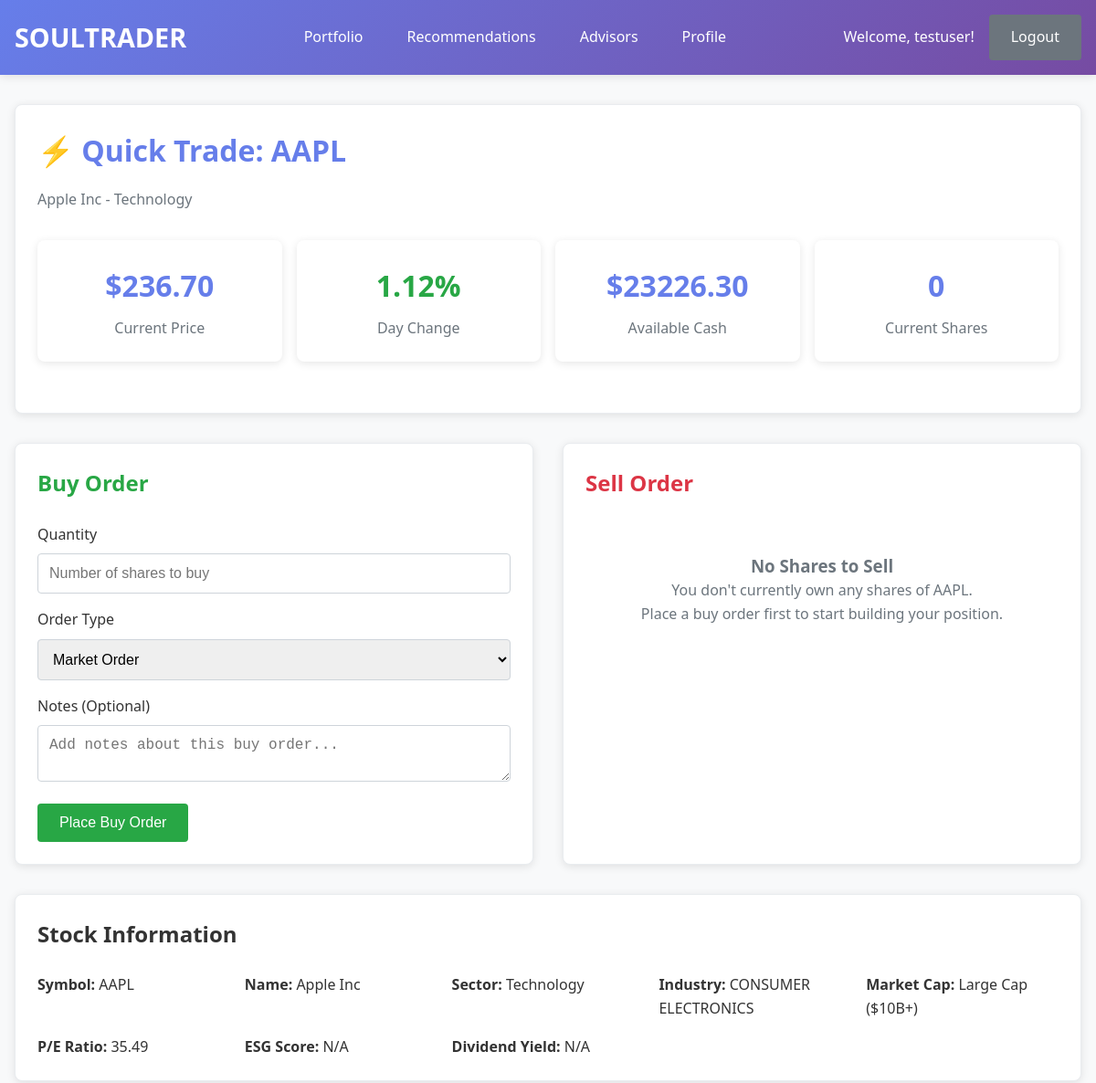
The app's page /trading/quick-trade/AAPL/ (signed in, upper part), older data.
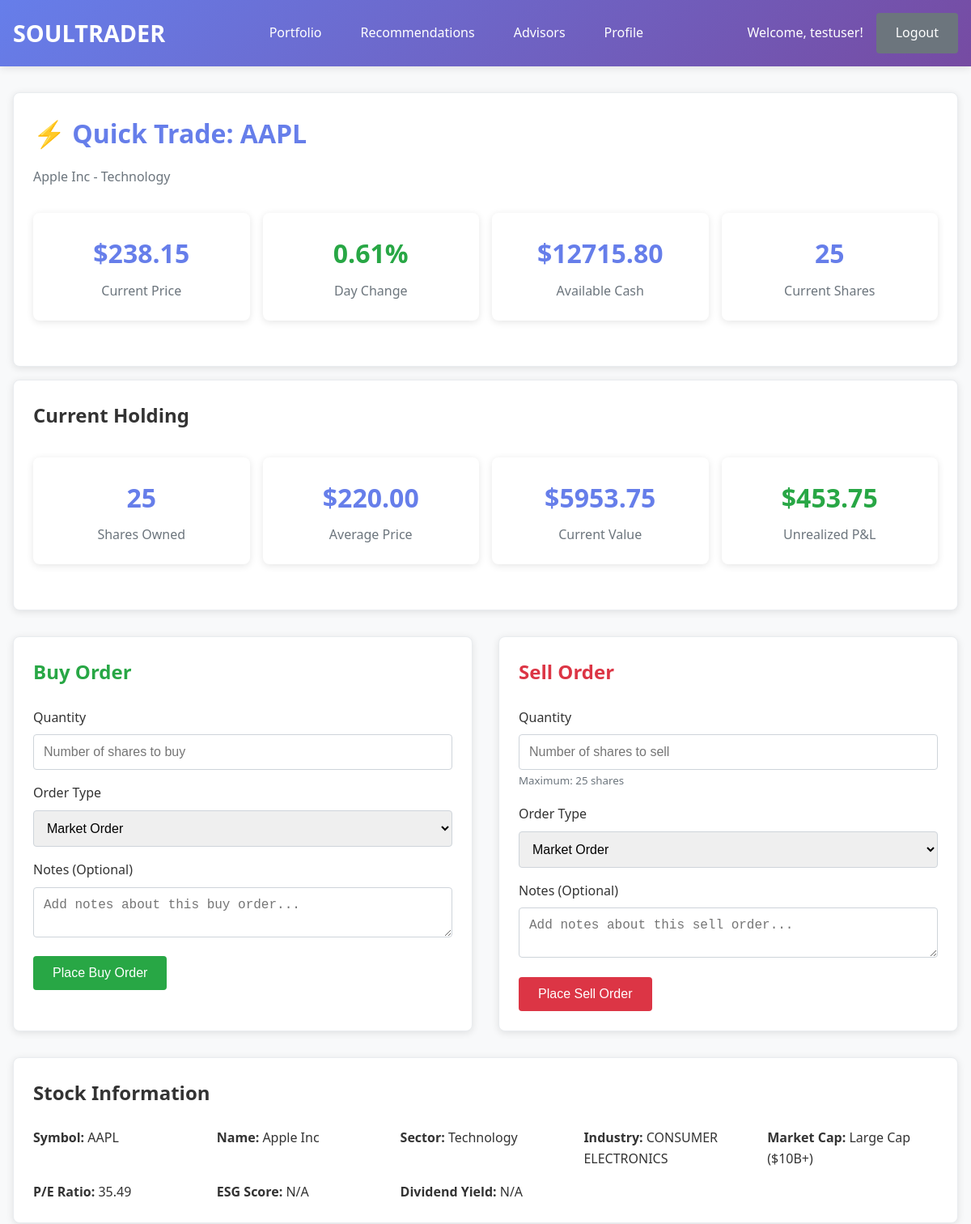
The same page, newer data.
### soulstrader/models.py (models this page shows, shortened)
class Stock(models.Model):
    SECTORS = [
        ('TECHNOLOGY', 'Technology'),
        ('HEALTHCARE', 'Healthcare'),
        ('FINANCIAL', 'Financial Services'),
        ('CONSUMER_DISCRETIONARY', 'Consumer Discretionary'),
        ('INDUSTRIALS', 'Industrials'),
        ('CONSUMER_STAPLES', 'Consumer Staples'),
        ('ENERGY', 'Energy'),
        ('UTILITIES', 'Utilities'),
        ('REAL_ESTATE', 'Real Estate'),
        ('MATERIALS', 'Materials'),
        ('COMMUNICATION', 'Communication Services'),
        ('OTHER', 'Other'),
    ]
    MARKET_CAP_CATEGORIES = [
        ('LARGE_CAP', 'Large Cap ($10B+)'),
        ('MID_CAP', 'Mid Cap ($2B-$10B)'),
        ('SMALL_CAP', 'Small Cap ($300M-$2B)'),
        ('MICRO_CAP', 'Micro Cap (<$300M)'),
    ]
    symbol = models.CharField(max_length=10, unique=True, db_index=True)
    name = models.CharField(max_length=200)
    sector = models.CharField(max_length=30, choices=SECTORS, blank=True)
    industry = models.CharField(max_length=100, blank=True)
    market_cap = models.BigIntegerField(null=True, blank=True)
    market_cap_category = models.CharField(max_length=20, choices=MARKET_CAP_CATEGORIES, blank=True)
    current_price = models.DecimalField(max_digits=10, decimal_places=2, null=True, blank=True)
    previous_close = models.DecimalField(max_digits=10, decimal_places=2, null=True, blank=True)
    day_change = models.DecimalField(max_digits=10, decimal_places=2, null=True, blank=True)
    day_change_percent = models.DecimalField(max_digits=5, decimal_places=2, null=True, blank=True)
    pe_ratio = models.DecimalField(max_digits=8, decimal_places=2, null=True, blank=True)
    pb_ratio = models.DecimalField(max_digits=8, decimal_places=2, null=True, blank=True)
    dividend_yield = models.DecimalField(max_digits=5, decimal_places=2, null=True, blank=True)
    esg_score = models.DecimalField(max_digits=3, decimal_places=1, null=True, blank=True,
                                  validators=[MinValueValidator(0), MaxValueValidator(10)])
    logo_url = models.URLField(blank=True, null=True, help_text="Company logo URL from FMP API")
    fmp_grade = models.CharField(max_length=20, blank=True, null=True, help_text="FMP consensus grade (A+, A, B+, etc.)")
    fmp_score = models.DecimalField(max_digits=5, decimal_places=2, null=True, blank=True, help_text="FMP numerical score")
    analyst_target_price = models.DecimalField(max_digits=10, decimal_places=2, null=True, blank=True)
    analyst_rating_strong_buy = models.IntegerField(default=0)
    analyst_rating_buy = models.IntegerField(default=0)
    analyst_rating_hold = models.IntegerField(default=0)
    analyst_rating_sell = models.IntegerField(default=0)
    analyst_rating_strong_sell = models.IntegerField(default=0)
    is_active = models.BooleanField(default=True)
    last_updated = models.DateTimeField(auto_now=True)
    created_at = models.DateTimeField(auto_now_add=True)
    class Meta:
        ordering = ['symbol']

class Portfolio(models.Model):
    user = models.OneToOneField(User, on_delete=models.CASCADE, related_name='portfolio')
    name = models.CharField(max_length=100, default="My Portfolio")
    initial_capital = models.DecimalField(max_digits=12, decimal_places=2, default=Decimal('100000.00'))
    current_capital = models.DecimalField(max_digits=12, decimal_places=2, default=Decimal('100000.00'))
    total_invested = models.DecimalField(max_digits=12, decimal_places=2, default=Decimal('0.00'))
    is_active = models.BooleanField(default=True)
    auto_rebalance = models.BooleanField(default=False)
    rebalance_frequency = models.CharField(max_length=20, default='MONTHLY', choices=[
        ('WEEKLY', 'Weekly'),
        ('MONTHLY', 'Monthly'),
        ('QUARTERLY', 'Quarterly'),
        ('MANUAL', 'Manual'),
    ])
    created_at = models.DateTimeField(auto_now_add=True)
    last_updated = models.DateTimeField(auto_now=True)

class Holding(models.Model):
    portfolio = models.ForeignKey(Portfolio, on_delete=models.CASCADE, related_name='holdings')
    stock = models.ForeignKey(Stock, on_delete=models.CASCADE)
    quantity = models.IntegerField(validators=[MinValueValidator(0)])
    average_price = models.DecimalField(max_digits=10, decimal_places=2)
    purchase_date = models.DateTimeField(auto_now_add=True)
    last_updated = models.DateTimeField(auto_now=True)
    class Meta:
        unique_together = ['portfolio', 'stock']
    @property
    def current_value(self):
        if self.stock.current_price:
            return self.quantity * self.stock.current_price
        return 0
    @property
    def unrealized_pnl(self):
        current_value = self.current_value
        cost_basis = self.quantity * self.average_price
        return current_value - cost_basis

### soulstrader/views.py (the view, shortened to what this page needs)
# urls.py: path('trading/quick-trade/<str:symbol>/', views.quick_trade_view, name='quick_trade'),
@login_required
def quick_trade_view(request, symbol):
    stock = get_object_or_404(Stock, symbol=symbol.upper(), is_active=True)
    portfolio = get_object_or_404(Portfolio, user=request.user)
    try:
        holding = portfolio.holdings.get(stock=stock)
    except:
        holding = None
    recommendations = AIRecommendation.objects.filter(
        user=request.user,
        stock=stock,
        is_active=True
    ).order_by('-created_at')[:3]
    from_rec_id = request.GET.get('from_rec')
    source_recommendation = None
    context = {
        'stock': stock,
        'portfolio': portfolio,
        'holding': holding,
        'recommendations': recommendations,
        'source_recommendation': source_recommendation,
        'order_types': Trade.ORDER_TYPES,
        'trade_types': Trade.TRADE_TYPES,
        'current_page': 'trading',
    }
    return render(request, 'soulstrader/quick_trade.html', context)

### soulstrader/templates/soulstrader/quick_trade.html (shortened to what the changed rows need)
{% extends 'soulstrader/base.html' %}
{% block content %}
<div class="card">
    <h1 style="color: #667eea; margin-bottom: 1rem;">⚡ Quick Trade: {{ stock.symbol }}</h1>
    <p style="color: #6c757d; margin-bottom: 2rem;">{{ stock.name }} - {{ stock.get_sector_display|default:"N/A" }}</p>
    <div class="stats-grid">
        <div class="stat-card">
            <div class="stat-number">
                {% if stock.current_price %}
                    ${{ stock.current_price|floatformat:2 }}
                {% else %}
                    N/A
                {% endif %}
            </div>
            <div class="stat-label">Current Price</div>
        </div>
        <div class="stat-card">
            <div class="stat-number {% if stock.day_change_percent and stock.day_change_percent >= 0 %}positive{% elif stock.day_change_percent %}negative{% endif %}">
                {% if stock.day_change_percent %}
                    {{ stock.day_change_percent|floatformat:2 }}%
                {% else %}
                    N/A
                {% endif %}
            </div>
            <div class="stat-label">Day Change</div>
        </div>
        <div class="stat-card">
            <div class="stat-number">${{ portfolio.current_capital|floatformat:2 }}</div>
            <div class="stat-label">Available Cash</div>
        </div>
        <div class="stat-card">
            <div class="stat-number">
                {% if holding %}
                    {{ holding.quantity }}
                {% else %}
                    0
                {% endif %}
            </div>
            <div class="stat-label">Current Shares</div>
        </div>
    </div>
</div>
{% if holding %}
<div class="card">
    <h2 style="margin-bottom: 1.5rem; color: #333;">Current Holding</h2>
    <div class="stats-grid">
        <div class="stat-card">
            <div class="stat-number">{{ holding.quantity }}</div>
            <div class="stat-label">Shares Owned</div>
        </div>
        <div class="stat-card">
            <div class="stat-number">${{ holding.average_price|floatformat:2 }}</div>
            <div class="stat-label">Average Price</div>
        </div>
        <div class="stat-card">
            <div class="stat-number">${{ holding.current_value|floatformat:2 }}</div>
            <div class="stat-label">Current Value</div>
        </div>
        <div class="stat-card">
            <div class="stat-number {% if holding.unrealized_pnl >= 0 %}positive{% else %}negative{% endif %}">
                ${{ holding.unrealized_pnl|floatformat:2 }}
            </div>
            <div class="stat-label">Unrealized P&L</div>
        </div>
    </div>
</div>
{% endif %}
<div style="display: grid; grid-template-columns: 1fr 1fr; gap: 2rem;">
    <div class="card">
        <h2 style="margin-bottom: 1.5rem; color: #28a745;">Buy Order</h2>
    </div>
    <div class="card">
        <h2 style="margin-bottom: 1.5rem; color: #dc3545;">Sell Order</h2>
        {% if holding and holding.quantity > 0 %}
        <form method="post" action="{% url 'soulstrader:place_order' %}">
            <div class="form-group">
                <label for="sell_quantity">Quantity</label>
                <input type="number" id="sell_quantity" name="quantity" required min="1"
                       max="{{ holding.quantity }}" placeholder="Number of shares to sell">
                <small style="color: #6c757d;">Maximum: {{ holding.quantity }} shares</small>
            </div>
            <div class="form-group">
                <label for="sell_order_type">Order Type</label>
                <select id="sell_order_type" name="order_type" required>
                    {% for value, label in order_types %}
                        <option value="{{ value }}" {% if value == 'MARKET' %}selected{% endif %}>{{ label }}</option>
                    {% endfor %}
                </select>
            </div>
            <div class="form-group">
                <label for="sell_notes">Notes (Optional)</label>
                <textarea id="sell_notes" name="notes" rows="2"
                          placeholder="Add notes about this sell order..."></textarea>
            </div>
            <button type="submit" class="btn" style="background: #dc3545;">Place Sell Order</button>
        </form>
        {% else %}
        <div style="text-align: center; padding: 2rem; color: #6c757d;">
            <h3>No Shares to Sell</h3>
            <p>You don't currently own any shares of {{ stock.symbol }}.</p>
            <p>Place a buy order first to start building your position.</p>
        </div>
        {% endif %}
    </div>
</div>
<div class="card">
    <h2 style="margin-bottom: 1.5rem; color: #333;">Stock Information</h2>
    <div style="display: grid; grid-template-columns: repeat(auto-fit, minmax(200px, 1fr)); gap: 1rem;">
        <div>
            <strong>Symbol:</strong> {{ stock.symbol }}
        </div>
        <div>
            <strong>Name:</strong> {{ stock.name }}
        </div>
        <div>
            <strong>Sector:</strong> {{ stock.get_sector_display|default:"N/A" }}
        </div>
        <div>
            <strong>Industry:</strong> {{ stock.industry|default:"N/A" }}
        </div>
        <div>
            <strong>Market Cap:</strong> {{ stock.get_market_cap_category_display|default:"N/A" }}
        </div>
        <div>
            <strong>P/E Ratio:</strong> {{ stock.pe_ratio|default:"N/A" }}
        </div>
        <div>
            <strong>ESG Score:</strong> {{ stock.esg_score|default:"N/A" }}
        </div>
        <div>
            <strong>Dividend Yield:</strong>
            {% if stock.dividend_yield %}
                {{ stock.dividend_yield|floatformat:2 }}%
            {% else %}
                N/A
            {% endif %}
        </div>
    </div>
</div>
{% endblock %}

Row changes from the older to the newer data that the page shows:
changed Stock "AAPL": current_price "236.70" → "238.15"; day_change_percent "1.12" → "0.61"; symbol "AAPL" → (not shown)
changed Portfolio: current_capital "23226.30" → "12715.80"
added Holding: quantity "25", average_price "220.00", current_value "5953.75", unrealized_pnl "453.75"
Text that changed along with them:
form field order_type: (not shown) → "Market Order"
text no longer shown: "0 No Shares to Sell You don't currently own any shares of . Place a buy order first to start building your position."
text now shown: "Current Holding Shares Owned $ Average Price $ Current Value $ Unrealized P&L Quantity Maximum: shares Order Type Notes (Optional) Place Sell Order"
